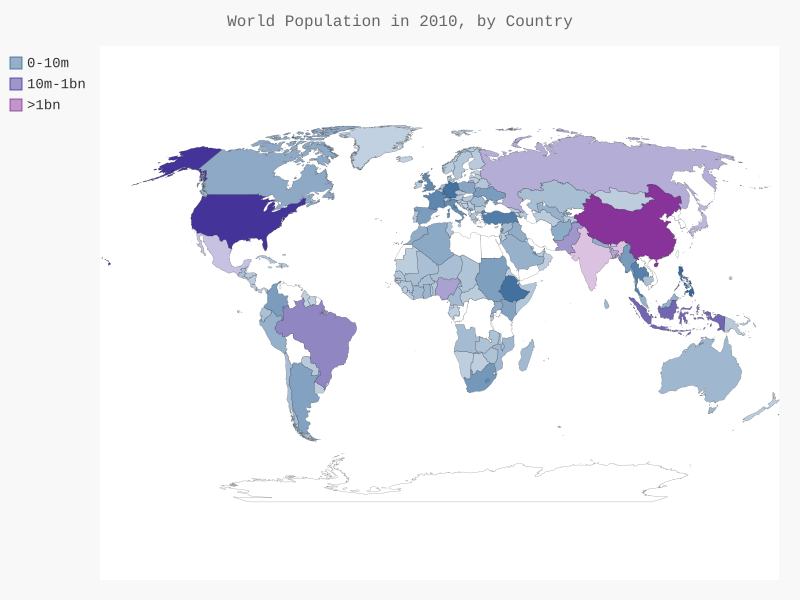

Here is the Python script that generated this plot:
import json
from pygal.maps.world import World
from pygal.style import RotateStyle, LightColorizedStyle
from country_codes import get_country_code

#load the data into a list.

filename = 'population_data.json'
with open(filename) as f:
	pop_data = json.load(f)

# build a dictionary of population data.
cc_populations={}
for pop_dict in pop_data:
	if pop_dict['Year'] == '2010':
		country_name = pop_dict['Country Name']
		population = int(float(pop_dict['Value']))
		code = get_country_code(country_name)
		if code:
			cc_populations[code]=population
			
# Group the countries into 3 population levels.

cc_pops_1, cc_pops_2, cc_pops_3 = {}, {}, {}
for cc, pop in cc_populations.items():
	if pop < 100000000:
		cc_pops_1[cc] = pop
	elif pop < 1000000000:
		cc_pops_2[cc] = pop
	else:
		cc_pops_3[cc] = pop
	



wm_style = RotateStyle('#336699', base_style = LightColorizedStyle)
wm = World(style=wm_style)
wm.title = 'World Population in 2010, by Country'
wm.add('0-10m', cc_pops_1)
wm.add('10m-1bn', cc_pops_2)
wm.add('>1bn', cc_pops_3)
wm.render_to_file('world_population.svg')
